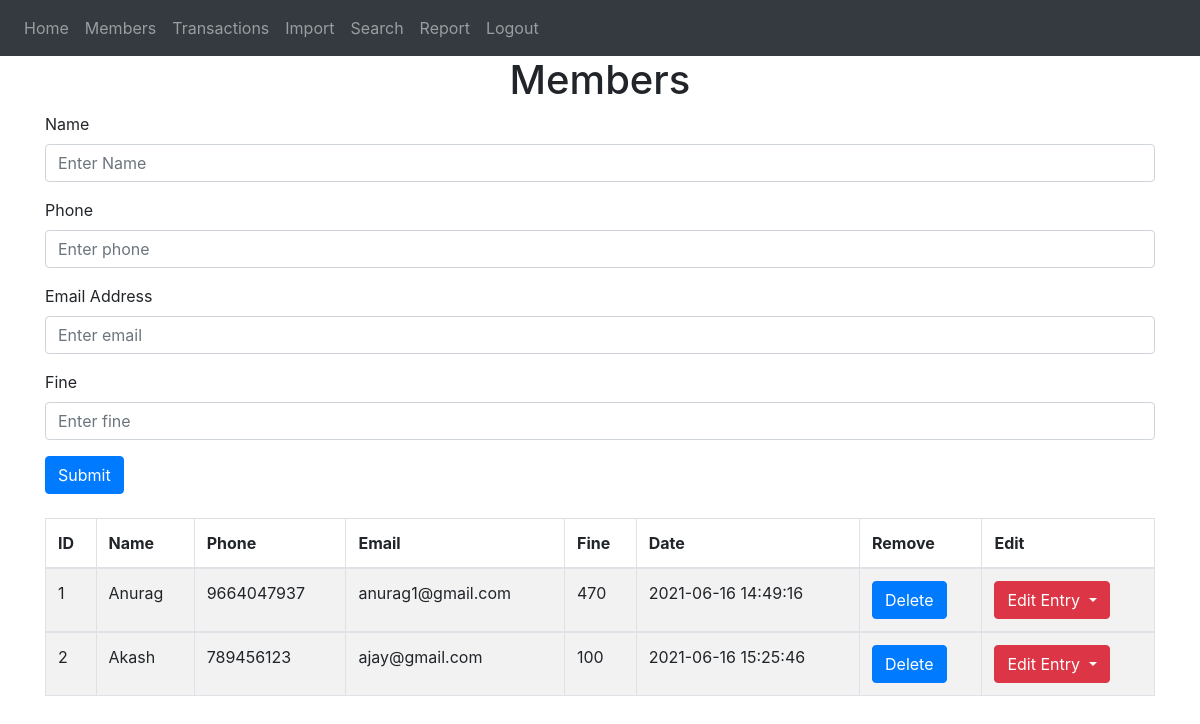
Screenshot of /members (signed in) with the database file from the repository.
### manager/models.py (models this page shows)
class Members(db.Model):
    memID = db.Column(db.Integer, primary_key=True)
    name = db.Column(db.String(150))
    phone = db.Column(db.String(150))
    email = db.Column(db.String(150))
    fine = db.Column(db.String(150))
    date = db.Column(db.DateTime(timezone=True), default=func.now())
    user_id = db.Column(db.Integer, db.ForeignKey(user))
    trans = db.relationship('Trans', backref='transfor')

### manager/views.py (the view, shortened to what this page needs)
@views.route('/members', methods=['GET', 'POST'])
@login_required
def members():
    return render_template("members.html", user=current_user)

### manager/__init__.py (called while the page is built)
def create_app():
    app = Flask(__name__)
    app.config['SECRET_KEY'] = 'secretkey'
    app.config['SQLALCHEMY_DATABASE_URI'] = f'sqlite:///{DB_NAME}'
    db.init_app(app)
    from .views import views
    from .operations import operations
    from .auth import auth
    app.register_blueprint(views, url_prefix='/')
    app.register_blueprint(operations, url_prefix='/')
    app.register_blueprint(auth, url_prefix='/')
    from .models import User, Books, Trans, Members
    create_database(app)
    login_manager = LoginManager()
    login_manager.login_view = 'auth.login'
    login_manager.init_app(app)
    @login_manager.user_loader
    def load_user(id):
        return User.query.get(int(id))
    return app

### manager/templates/members.html (shortened to what this page needs)
{% extends "base.html" %} {% block title %}Members{% endblock %} {% block content %}
<h1 align="center">Members</h1>
<form method="POST">
  <div class="form-group">
    <label for="name">Name</label>
    <input type="text" class="form-control" id="name" name="name" placeholder="Enter Name" required />
  </div>
  <div class="form-group">
    <label for="tel">Phone</label>
    <input type="tel" class="form-control" id="phone" name="phone" placeholder="Enter phone" required />
  </div>
  <div class="form-group">
    <label for="email">Email Address</label>
    <input type="email" class="form-control" id="email" name="email" placeholder="Enter email" required />
  </div>
  <div class="form-group">
    <label for="number">Fine</label>
    <input type="number" class="form-control" id="fine" name="fine" placeholder="Enter fine" required />
  </div>
  <button type="submit" class="btn btn-primary">Submit</button>
</form>
<br>
<table class="table table-striped table-bordered">
  <thead>
    <tr>
      <th>ID</th>
      <th>Name</th>
      <th>Phone</th>
      <th>Email</th>
      <th>Fine</th>
      <th>Date</th>
      <th>Remove</th>
      <th>Edit</th>
    </tr>
  </thead>
  {% for member in user.Members %}
  <tbody>
    <tr>
      <td>{{ member.memID }}</td>
      <td>{{ member.name }}</td>
      <td>{{ member.phone }}</td>
      <td>{{ member.email }}</td>
      <td>{{ member.fine }}</td>
      <td>{{ member.date }}</td>
      <td>
        <form method="post" action="{{ url_for('operations.delete_member', memID=member.memID) }}">
          <input class="btn btn-primary" type="submit" name="delete" value="Delete">
        </form>
      </td>
      <td>
        <div class="btn-group">
          <button type="button" class="btn btn-danger dropdown-toggle" data-toggle="dropdown" aria-haspopup="true"
            aria-expanded="false">
            Edit Entry
          </button>
        </div>
      </td>
    </tr>
  </tbody>
  {% endfor %}
</table>
{% endblock %}

### rows the page displays
Members: memID "1", name "Anurag", phone "9664047937", email "anurag1@gmail.com", fine "470", date "2021-06-16 14:49:16"
Members: memID "2", name "Akash", phone "789456123", email "ajay@gmail.com", fine "100", date "2021-06-16 15:25:46"
